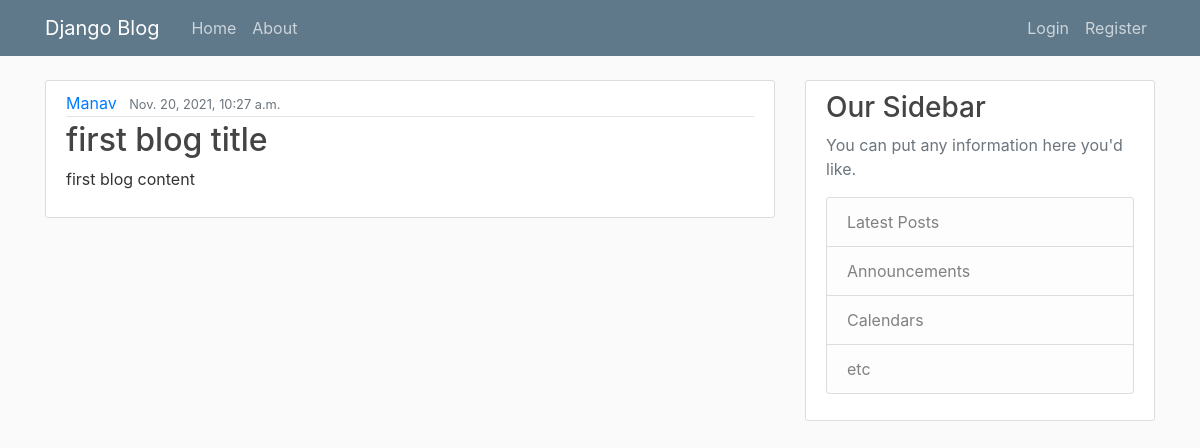
The app's page /post/1/ with its own data.
### blog/models.py (models this page shows)
class Post(models.Model):
    title = models.CharField(max_length=100)
    content = models.TextField()
    date_posted = models.DateTimeField(default=timezone.now)
    author = models.ForeignKey(User,on_delete=models.CASCADE)

### blog/views.py (the view)
# urls.py: path('post/<int:pk>/',PostDetailView.as_view(),name='post_detail'),
class PostDetailView(DetailView):
    model = Post

### blog/templates/blog/post_detail.html (shortened to what this page needs)
{% extends 'blog/base.html' %}
{% block content %}
    <article class="media content-section">
    <div class="media-body">
        <div class="article-metadata">
        <a class="mr-2" href="{% url 'user-post' object.author.username %}">{{ object.author }}</a>
        <small class="text-muted">{{ object.date_posted }}</small>
        </div>
        <h2 class="article-title">{{ object.title }}</h2>
        <p class="article-content">{{ object.content }}</p>
    </div>
    </article>
{% endblock content %}

### blog/static/blog/main.css (style rules this page uses)
body { background: #fafafa; color: #333333; margin-top: 5rem; }
h1, h2, h3, h4, h5, h6 { color: #444444; }
.content-section { background: #ffffff; padding: 10px 20px; border: 1px solid #dddddd; border-radius: 3px; margin-bottom: 20px; }
.article-title { color: #444444; }
.article-content { white-space: pre-line; }
.article-metadata { padding-bottom: 1px; margin-bottom: 4px; border-bottom: 1px solid #e3e3e3 }

### records on screen
Post: author "Manav", date_posted "Nov. 20, 2021, 10:27 a.m.", title "first blog title", content "first blog content"
